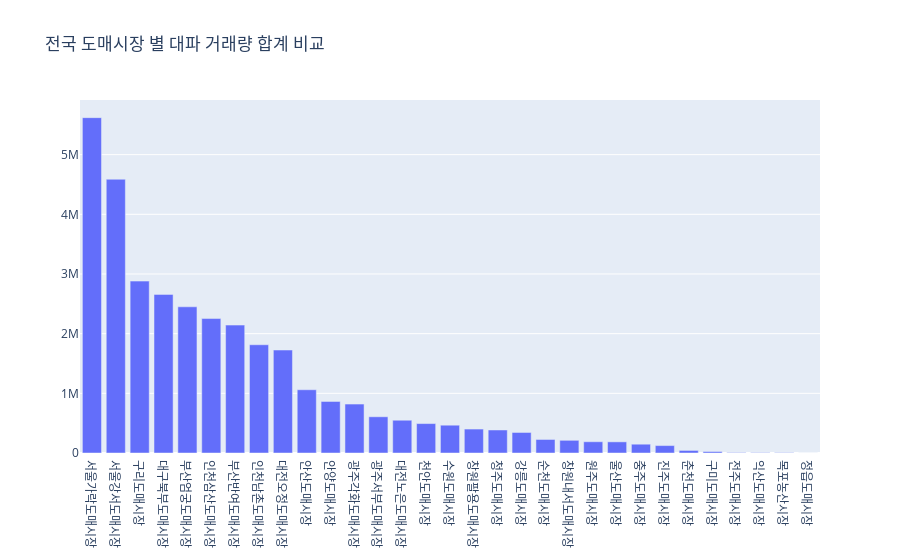

Notebook cell for this chart:
### Code cell
!pip install plotly

import plotly.offline as pyo
import plotly.graph_objs as go

trace = go.Bar(x=asc_df_MTV['도매시장명'], y=asc_df_MTV['거래량_합계'],)
data = [trace]
layout = go.Layout(title='전국 도매시장 별 대파 거래량 합계 비교')
fig = go.Figure(data=data, layout=layout)
pyo.iplot(fig)

### Figure 1 — Plotly figure (JSON) as saved in the notebook; plotly's stock layout.template omitted (floating-point values rounded to 4 significant figures)
{"data": [{"type": "bar", "x": ["서울가락도매시장", "서울강서도매시장", "구리도매시장", "대구북부도매시장", "부산엄궁도매시장", "인천삼산도매시장", "부산반여도매시장", "인천남촌도매시장", "대전오정도매시장", "안산도매시장", "안양도매시장", "광주각화도매시장", "광주서부도매시장", "대전노은도매시장", "천안도매시장", "수원도매시장", "창원팔용도매시장", "청주도매시장", "강릉도매시장", "순천도매시장", "창원내서도매시장", "원주도매시장", "울산도매시장", "충주도매시장", "진주도매시장", "춘천도매시장", "구미도매시장", "전주도매시장", "익산도매시장", "목포농산시장", "정읍도매시장"], "y": [5620166, 4587628, 2880474, 2658118, 2450058, 2253166, 2143882, 1813950, 1725634, 1059874, 864432, 819470, 606950, 549138, 493238, 465972, 401250, 385684, 343992, 226828, 212644, 188704, 186914, 147538, 124410, 43032, 23862, 6976, 5814, 5652, 228]}], "layout": {"title": {"text": "전국 도매시장 별 대파 거래량 합계 비교"}}}
